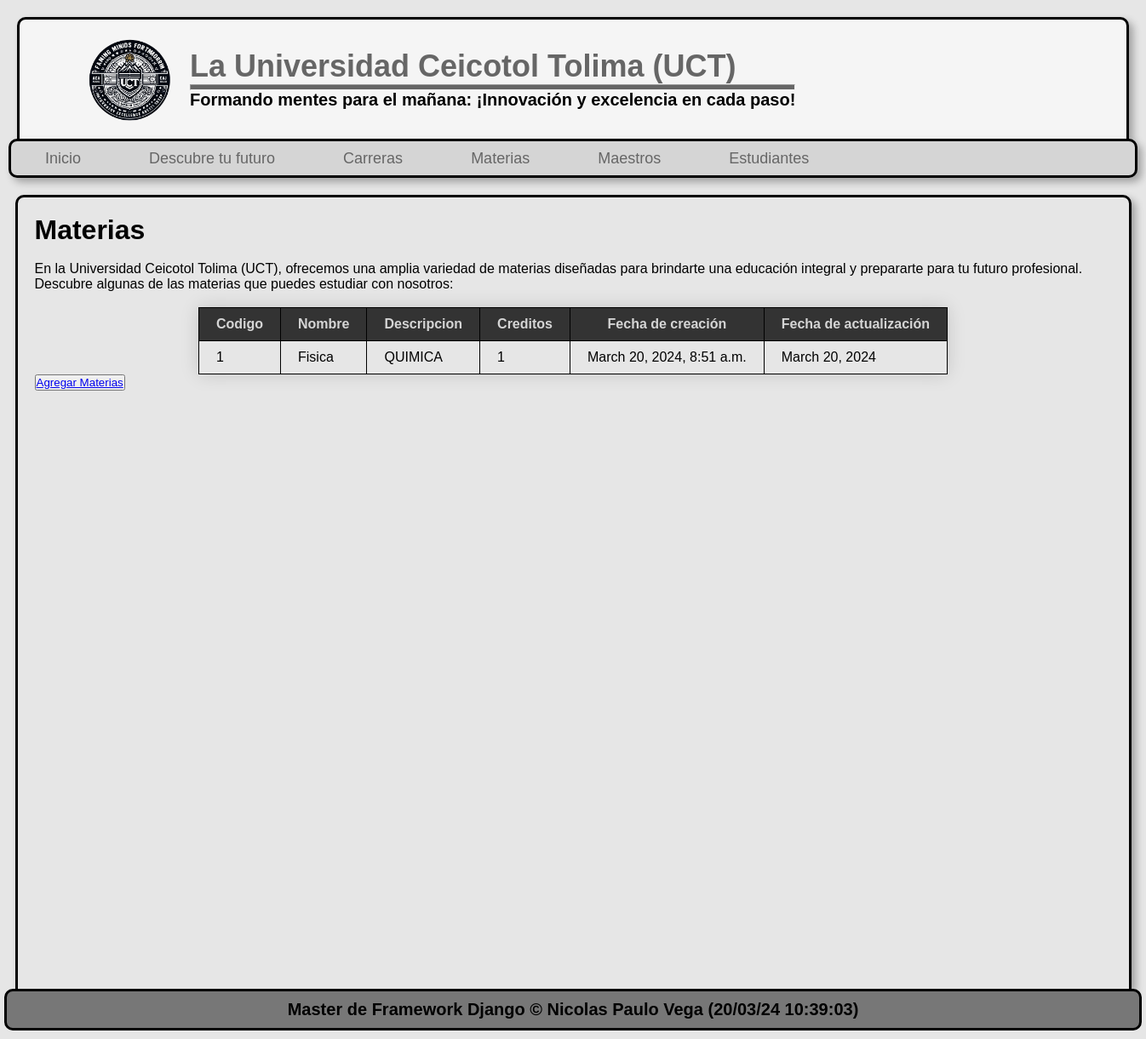
Page /materias/ on the earlier database version.
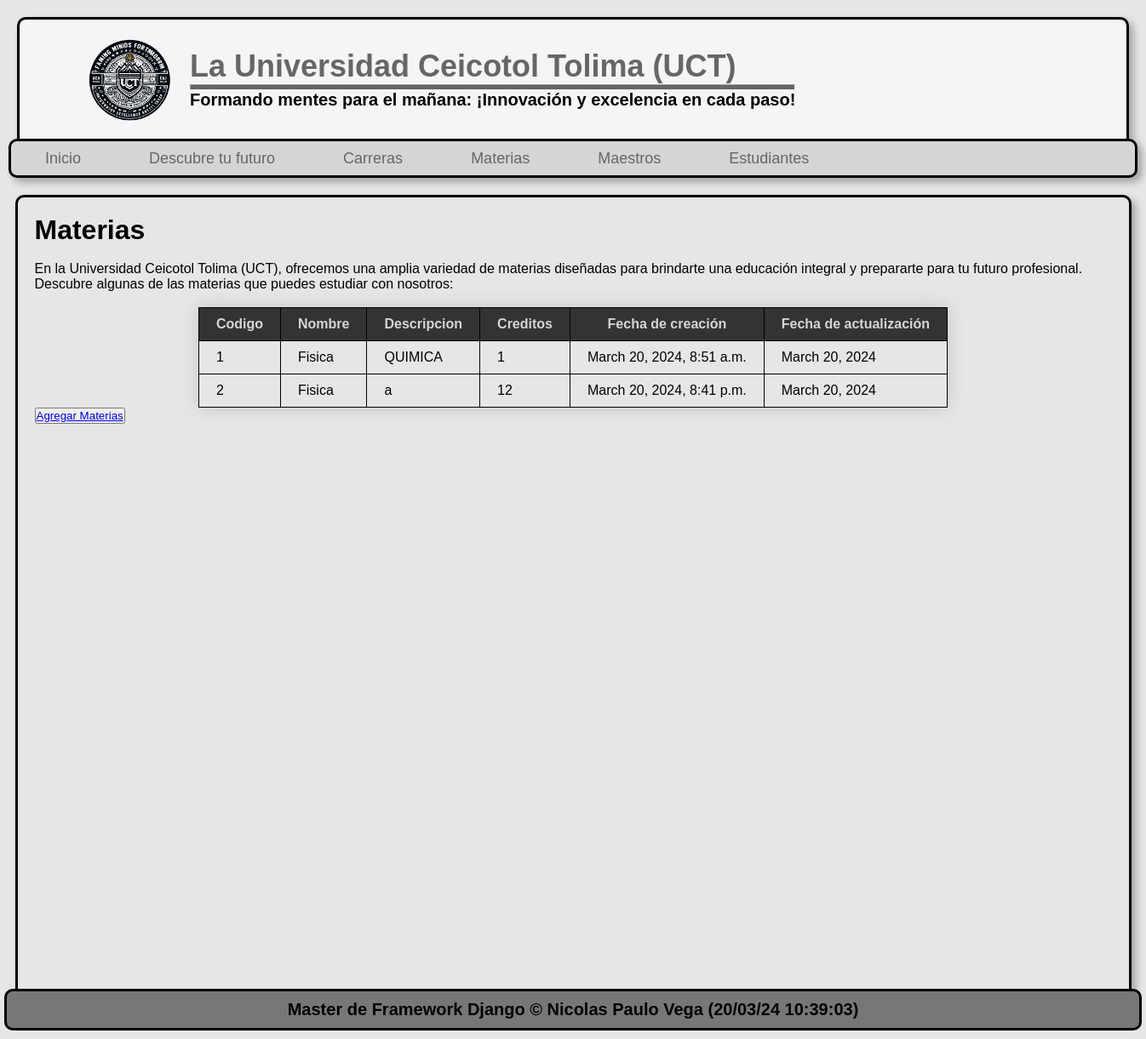
Same page on the later database version.
### pagina/models.py (models this page shows, shortened)
class Materi(models.Model):
    code = models.AutoField(primary_key=True, verbose_name="codigo")
    name = models.CharField(max_length=150, verbose_name="nombre")
    description = models.TextField(verbose_name="descripcion")
    credits = models.IntegerField(verbose_name="creditos")
    Creation_date = models.DateTimeField(auto_now_add=True, verbose_name="fecha de creación")
    update_date = models.DateField(auto_now=True, verbose_name="fecha de actualización")
    class Meta:
        verbose_name="Materia"
        verbose_name="Materias"

### pagina/views.py (the view)
# urls.py: path('materias/', pagina.views.courses, name="courses"),
def courses(request):
    materi = Materi.objects.order_by('code')
    return render(request, 'courses.html',{
        'materi': materi
    })

### pagina/templates/courses.html (shortened to what this page needs)
{% extends "layout.html" %}
{% load static %}
{% block content %}
    <h1 class="Materias">Materias</h1>
    <br>
    <p>En la Universidad Ceicotol Tolima (UCT), ofrecemos una amplia variedad de materias diseñadas para brindarte una educación integral y prepararte para tu futuro profesional. Descubre algunas de las materias que puedes estudiar con nosotros:</p>
    <br>
    <div class="lista-materias">
        <table class="tabla-materias">
            <thead>
                <tr>
                    <th>Codigo</th>
                    <th>Nombre</th>
                    <th>Descripcion</th>
                    <th>Creditos</th>
                    <th>Fecha de creación</th>
                    <th>Fecha de actualización</th>
                </tr>
            </thead>
            <tbody>
                {% for materia in materi %}
                <tr>
                    <td>{{ materia.code }}</td>
                    <td>{{ materia.name }}</td>
                    <td>{{ materia.description }}</td>
                    <td>{{ materia.credits }}</td>
                    <td>{{ materia.Creation_date }}</td>
                    <td>{{ materia.update_date }}</td>
                </tr>
                {% endfor %}
            </tbody>
        </table>
        <button><a href="{% url "create_materi" %}">Agregar Materias</a></button>
    </div>
{% endblock  %}

Differences in the rows shown:
added Materi: code "2", name "Fisica", description "a", credits "12", Creation_date "March 20, 2024, 8:41 p.m.", update_date "March 20, 2024"
